Frame 1 (no input): blank canvas, image omitted
Frame 60 (the mouse pressed at the canvas centre just before this capture): blank canvas, image omitted
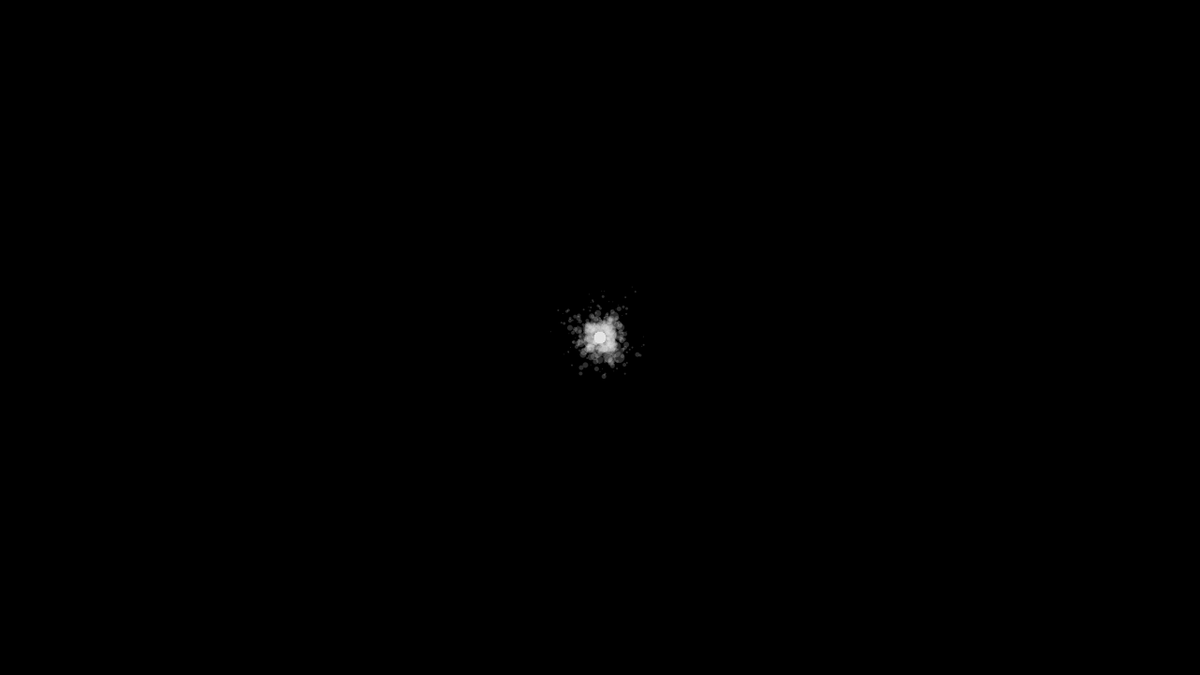
Frame 120 (the mouse held since frame 60 and released just before this capture)

The Processing sketch whose frames 1 and 60 were blank and that drew this single picture after the mouse press (run headless with seeded random() and noise(); from frame 60 on, the mouse is pressed at the canvas centre):

// Processing sketch: 6_el14_DRAWING_spray
// ── 6_el14_DRAWING_spray.pde
// Algorithm created by Emanuele Lumini for the course SEI2014 @ UnirSM - More info at http://goo.gl/59obuO
// github.com/EmanueleLumini — github.com/SEI2014-UnirSM/Emanuele-SEI2014-UnirSM
// Made for educational purposes, MIT License, April 2014, San Marino

// drawing on screen with a spray brush

// commands:
// r : red color
// g : green color
// b : blue colore
// backspace: delete


ArrayList history;  
float R, G, B;

void setup() {
  size(1280, 720);
  background(0);
  smooth();
  history  = new ArrayList();
}

void draw() {

  // RGB controls
  if (keyPressed) {
    if (key == 'b' || key == 'B') {
      R=0;
      G=0;
      B=230;
    }
  } 
  else if (key == 'g' || key == 'G') {
    R=0;
    G=230;
    B=0;
  } 
  else if (key == 'r' || key == 'R') {
    R=230;
    G=0;
    B=0;
  } 
  else {
    R=230;
    G=230;
    B=230;
  }

  if (mousePressed) {
    pennello(mouseX, mouseY, 12, 10);
  }
}

void pennello(float x, float y, int r, int num) { 
  noStroke();
  fill(R, G, B, 50);
  // fill (80, 100);

  ellipse(x, y, r, r);

  if (num > 0) {
    float ny = y + sin(random(0, TWO_PI)) * 12.0;   
    float nx = x - sin(random(0, TWO_PI)) * 12.0; 
    pennello(nx, ny, int(random(r/2, r+(num/5))), num-1);
  }
}
